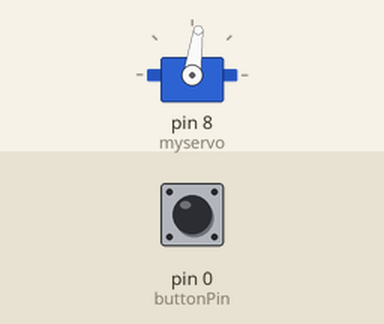
The sketch below on a simulated Arduino Uno, built with avr-gcc and run on an emulated ATmega328P. Shown: servo. The inputs (shaded band) are chosen by the test bench; at power-on: pin 0 (buttonPin) HIGH. The local clock reads 2024-03-15 10:24:30 at power-on unless the sketch sets it.

Above: at 2.8 s.
2.9 s: pin 0 (buttonPin) pulled LOW for 3.2 s
At 3.5 s:
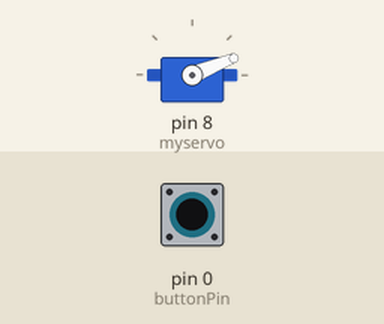
Timing chart, 0 to 7.5 s (numbered marks = the images above; inputs shaded):
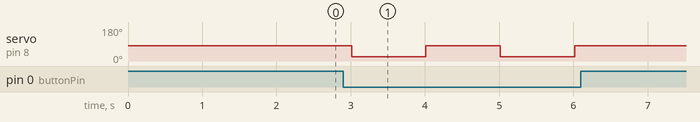

The sketch:

DS1302_DXW90.ino
```cpp
#include <stdio.h>
#include <DS1302.h>
#include <Servo.h>

const int kCePin = 7;   // Chip Enable // RST
const int kIoPin = 6;   // Input/Output // DAT
const int kSclkPin = 5; // Serial Clock // CLK
const int buttonPin = 0;
DS1302 rtc(kCePin, kIoPin, kSclkPin);
Servo myservo;
int buttonState = 0;

void setup()
{
    //  Serial.begin(9600);
    myservo.attach(8); // attach to pin 9
    pinMode(buttonPin, INPUT);
}

void loop()
{
    buttonState = digitalRead(buttonPin);
    Time t = rtc.time();
    if ((t.hr == 18) && ((t.min == 30) || (t.min == 35)))
    {
        set_off();
        delay(60000);
    }
    else
        myservo.write(calibrate(90));
    if (buttonState == LOW)
    {
        set_off();
    }
    //  Serial.println(t.hr);
    //  Serial.println(t.min);
    //  Serial.println(t.sec);
    delay(1000);
}

void set_time(Time t)
{
    rtc.writeProtect(false);
    rtc.halt(false);
    rtc.time(t);
}

int calibrate(int raw)
{
    // the servo I use will hit upper limit when setting the angle to 165
    return map(raw, 0, 180, 0, 165);
}

void set_off()
{
    myservo.write(calibrate(25));
    delay(1000);
    myservo.write(calibrate(90));
}
```

Measured:
- after the input at 2.9 s, servo on pin 8 (myservo): alternates 82° for 1.0 s and 22° for 1.0 s, 4 changes in all, then stays 82°, starting after 0.11 s
